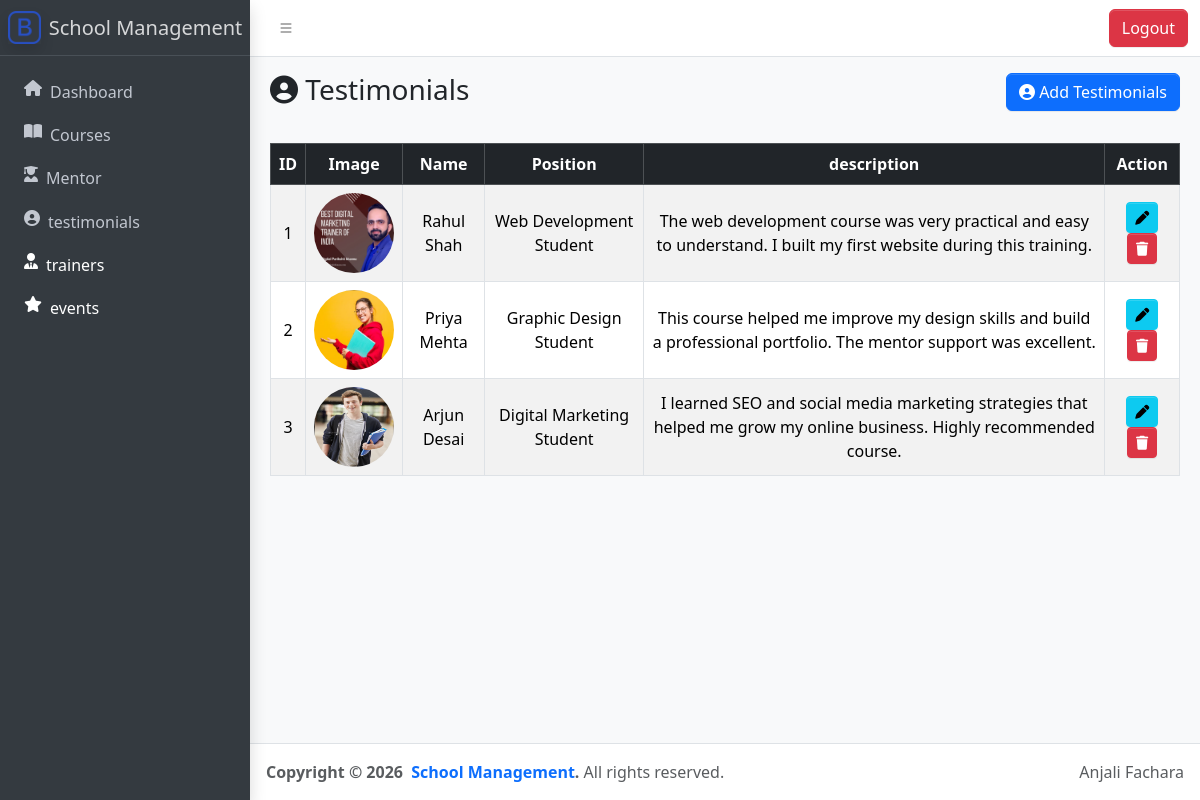
Screenshot of /backend/testimonials_list.php with the database file from the repository.
### tables this page shows
CREATE TABLE `testimonials` (
  `id` int(11) NOT NULL,
  `image` varchar(255) NOT NULL,
  `name` varchar(100) NOT NULL,
  `position` varchar(100) NOT NULL,
  `description` text NOT NULL
);

### backend/testimonials_list.php (the view, shortened to what this page needs)
<?php
include('config.php');
?>
<!doctype html>
<html lang="en">
<head>
    <link rel="stylesheet" href="https://cdn.jsdelivr.net/npm/@fontsource/source-sans-3@5.0.12/index.css" />
    <link rel="stylesheet" href="https://cdn.jsdelivr.net/npm/overlayscrollbars@2.11.0/styles/overlayscrollbars.min.css" />
    <link rel="stylesheet" href="https://cdn.jsdelivr.net/npm/bootstrap-icons@1.13.1/font/bootstrap-icons.min.css" />
    <link rel="stylesheet" href="https://cdnjs.cloudflare.com/ajax/libs/font-awesome/6.5.1/css/all.min.css" />
    <link rel="stylesheet" href="css/adminlte.css" />
</head>
<body class="layout-fixed sidebar-expand-lg sidebar-open bg-body-tertiary">
    <div class="app-wrapper">
        <?php include('layout/header.php'); ?>
        <?php include('layout/sidebar.php'); ?>
        <main class="app-main">
            <div class="app-content-header">
                <div class="container-fluid">
                    <div class="row">
                        <div class="col-sm-6">
                            <h3 class="mb-0">
                                <i class="fa fa-user-circle"></i> Testimonials
                            </h3>
                        </div>
                        <div class="col-sm-6 text-end">
                            <a href="testimonials_add.php" class="btn btn-primary">
                               <i class="fa fa-user-circle"></i>  Add Testimonials
                            </a>
                        </div>
                    </div>
                </div>
            </div>
            <div class="app-content">
                <div class="container-fluid">
                    <div class="row">
                        <div class="col-12">
                            <table class="table table-bordered table-striped text-center align-middle">
                                <thead class="table-dark">
                                    <tr>
                                        <th>ID</th>
                                        <th>Image</th>
                                        <th>Name</th>
                                        <th>Position</th>
                                        <th>description</th>
                                        <th>Action</th>
                                    </tr>
                                </thead>
                                <tbody>
                                    <?php
                                    $query = "SELECT * FROM testimonials ";
                                    $result = mysqli_query($conn, $query);
                                    if (mysqli_num_rows($result) > 0) {
                                        while ($row = mysqli_fetch_assoc($result)) {
                                    ?>
                                            <tr>
                                                <td><?php echo $row['id']; ?></td>
                                                <td>
                                                    <img src="assets/uploads/testimonials/<?php echo $row['image']; ?>"
                                                        width="80" height="80" class="rounded-circle">
                                                </td>
                                                <td><?php echo $row['name']; ?></td>
                                                <td><?php echo $row['position']; ?></td>
                                                <td><?php echo $row['description']; ?></td>
                                                <td>
                                                    <a href="testimonials_edit.php?id=<?php echo $row['id']; ?>"
                                                        class="btn btn-info btn-sm">
                                                        <i class="fa-solid fa-pen"></i>
                                                    </a>
                                                    <form action="testimonials_delete.php"
                                                        method="POST"
                                                        style="display:inline-block;"
                                                        onsubmit="return confirm('Are you sure?');">
                                                        <button type="submit"
                                                            class="btn btn-danger btn-sm">
                                                            <i class="fa-solid fa-trash"></i>
                                                        </button>
                                                    </form>
                                                </td>
                                            </tr>
                                        <?php
                                        }
                                    } else {
                                        ?>
                                        <tr>
                                            <td colspan="6">No Records Found</td>
                                        </tr>
                                    <?php } ?>
                                </tbody>
                            </table>
                        </div>
                    </div>
                </div>
            </div>
        </main>
        <?php include('layout/footer.php'); ?>
</body>
</html>

### backend/layout/header.php
<nav class="app-header navbar navbar-expand bg-body">
       <div class="container-fluid">
         <ul class="navbar-nav">
           <li class="nav-item">
             <a class="nav-link" data-lte-toggle="sidebar" href="#" role="button">
               <i class="bi bi-list"></i>
             </a>
           </li>
         </ul>
         <ul class="navbar-nav ms-auto">
           <li class="nav-item">
             <button class="btn btn-danger ">Logout</button>
           </li>
         </ul>
       </div>
     </nav>

### backend/layout/sidebar.php (shortened to what this page needs)
<aside class="app-sidebar bg-body-secondary shadow" data-bs-theme="dark">
  <div class="sidebar-brand">
    <a href="./index.php" class="brand-link">
      <img src="../assets/img/logo.png"
        alt="AdminLTE Logo"
        class="brand-image opacity-75 shadow" />
      <span class="brand-text fw-light">School Management</span>
    </a>
  </div>
  <div class="sidebar-wrapper">
    <nav class="mt-2">
      <ul class="nav sidebar-menu flex-column"
        data-lte-toggle="treeview"
        role="navigation"
        data-accordion="false">
        <li class="nav-item">
          <a href="./index.php" class="nav-link">
            <i class="fa fa-home"></i>
            <p>Dashboard</p>
          </a>
        </li>
        <li class="nav-item">
          <a href="courses_list.php" class="nav-link">
            <i class="fa fa-book-open"></i>
            <p>Courses</p>
          </a>
        </li>
        <li class="nav-item">
          <a href="mentor_list.php" class="nav-link">
            <i class="fa fa-user-graduate"></i>
            <p>Mentor</p>
          </a>
        </li>
        <li class="nav-item">
          <a href="testimonials_list.php" class="nav-link">
            <i class="fa fa-user-circle"></i>
            <p>testimonials</p>
          </a>
        </li>
        <li class="nav-item menu-open">
          <a href="trainers_list.php" class="nav-link active">
            <i class="fa fa-user-tie"></i>
            <p>
              trainers
            </p>
          </a>
        </li>
        <li class="nav-item menu-open">
          <a href="events_list.php" class="nav-link active">
            <i class="fa fa-star"></i>
            <p>
              events
            </p>
          </a>
        </li>
      </ul>
    </nav>
  </div>
</aside>

### backend/layout/footer.php
<footer class="app-footer">
        <div class="float-end d-none d-sm-inline">Anjali Fachara</div>
        <strong>
          Copyright &copy; 2026&nbsp;
          <a href="../index.php" class="text-decoration-none">School Management</a>.
        </strong>
        All rights reserved.
      </footer>

### rows the page displays
testimonials: id "1", image (picture), name "Rahul Shah", position "Web Development Student", description "The web development course was very practical and easy to understand. I built my first website during this training."
testimonials: id "2", image (picture), name "Priya Mehta", position "Graphic Design Student", description "This course helped me improve my design skills and build a professional portfolio. The mentor support was excellent."
testimonials: id "3", image (picture), name "Arjun Desai", position "Digital Marketing Student", description "I learned SEO and social media marketing strategies that helped me grow my online business. Highly recommended course."
